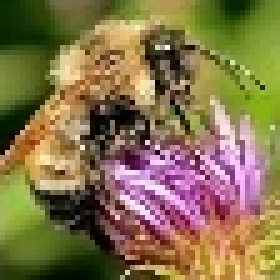
#> input picture Assignment1/img/bee.jpg, 56 x 56 px (shown 5 times larger)
$ jupyter execute 2.ipynb
#> lines starting #> are read from the running program, lines starting #| are printed output that depends on the picture
#> further down, input_image is the input picture: PIL image 56x56 RGB; mean R, G, B 133.2, 115.1, 75.2
## Import Packages

[cell 1]
import numpy as np
from PIL import Image
import matplotlib.pyplot as plt
import math

## (a) Nearest-neighbor interpolation

[cell 2]
def nearest_neighbor_interpolation(image, scale):
#> called with scale = 4
    width, height = image.size
#> width = 56; height = 56

    new_width = int(width * scale)
#> new_width = 224
    new_height = int(height * scale)
#> new_height = 224

    output_image = Image.new("RGB", (new_width, new_height))
#> output_image: PIL image 224x224 RGB; every value is 0

    # Loop through each pixel in the output image.
    for x in range(new_width):
        for y in range(new_height):
            # Calculate the corresponding pixel in the input image.
            input_x = int(x / scale)
            input_y = int(y / scale)

            # Get the color of the nearest pixel in the input image.
            color = image.getpixel((input_x, input_y))

            # Set the color of the current pixel in the output image.
            output_image.putpixel((x, y), color)

    return output_image

[cell 3]
output_path = "out/bee_near.jpg"
input_path = "img/bee.jpg"

[cell 4]
# Open the input image.
input_image = Image.open(input_path)
input_image.show()

# Resize the image using nearest-neighbor interpolation.
output_image = nearest_neighbor_interpolation(input_image, 4.0)

# Save the output image.
output_image.save(output_path)
output_image.show()
print(output_image.size)
#| (224, 224)
#| <PIL.JpegImagePlugin.JpegImageFile image mode=RGB size=56x56 at 0x7F71C7A643D0>

## (b) Bilinear interpolation

[cell 5]
def bilinear_interpolation(image, scale):
#> called with scale = 4
    width, height = image.size
#> width = 56; height = 56
    image = np.array(image)

    new_width = int(width * scale)
#> new_width = 224
    new_height = int(height * scale)
#> new_height = 224

    image = np.pad(image, ((0, 1), (0, 1), (0, 0)), 'constant')
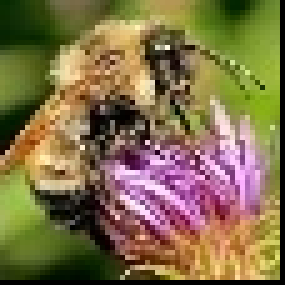
#> image: shape (57, 57, 3) (shown 5 times larger); mean R, G, B 128.5, 111.1, 72.6
    output_image = np.zeros((new_width, new_height, 3), dtype=np.uint8)

    # Loop through each pixel in the output image.
    for i in range(new_width):
        for j in range(new_height):
            # Calculate the corresponding pixel in the input image.
            a = (i+1) / scale - 1
            b = (j+1) / scale - 1
            x = math.floor(a)
            y = math.floor(b)
            u = a - x # distance
            v = b - y # distance
            output_image[i, j] = (1-u)*(1-v)*image[x, y] + u*(1-v)*image[x+1, y] + (1-u)*v*image[x, y+1] + u*v*image[x+1, y+1]
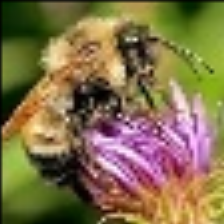
#> output_image: shape (224, 224, 3); mean R, G, B 131.1, 113, 74.2

    return output_image

[cell 6]
output_path = "out/bee_linear.jpg"
input_path = "img/bee.jpg"

[cell 7]
# Open the input image.
input_image = Image.open(input_path)
input_image.show()
print(input_image)
# Resize the image using bilinear interpolation.
output_image = bilinear_interpolation(input_image, 4.0)

# Save the output image.
output_image = Image.fromarray(output_image.astype('uint8')).convert('RGB')
output_image.save(output_path)
output_image.show()
print(output_image.size)
#| (224, 224)
